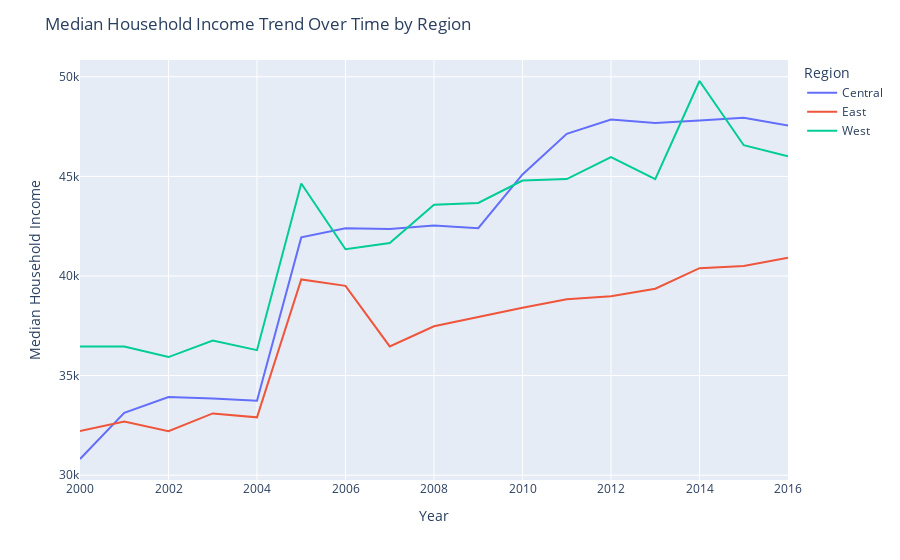

The cell this chart's notebook holds for it:
### Code cell
# # Line plot to show trends for Median Income over time
# fig = px.line(data, x='Year', y='median.household.income', color='State')
# fig.update_layout(title='Median Household Income Trend Over Time',
#                   xaxis_title='Year',
#                   yaxis_title='Median Household Income')
# fig.show()


# Group the data by Year and Region, and calculate the median household income for each group
grouped_data = data.groupby(['Year', 'Region'])['median.household.income'].median().reset_index()

# Create a line plot to show trends for Median Household Income over time by region
fig = px.line(grouped_data, x='Year', y='median.household.income', color='Region')
fig.update_layout(title='Median Household Income Trend Over Time by Region',
                  xaxis_title='Year',
                  yaxis_title='Median Household Income')
fig.show()

### Figure 1 — Plotly figure (JSON) as saved in the notebook; plotly's stock layout.template omitted (floating-point values rounded to 4 significant figures)
{"data": [{"hovertemplate": "Region=Central<br>Year=%{x}<br>median.household.income=%{y}<extra></extra>", "legendgroup": "Central", "line": {"color": "#636efa", "dash": "solid"}, "marker": {"symbol": "circle"}, "mode": "lines", "name": "Central", "orientation": "v", "showlegend": true, "type": "scatter", "x": [2000, 2001, 2002, 2003, 2004, 2005, 2006, 2007, 2008, 2009, 2010, 2011, 2012, 2013, 2014, 2015, 2016], "xaxis": "x", "y": [30813, 33133, 33922, 33851, 33740.0, 41938, 42397, 42360.0, 42534, 42397, 45097, 47137, 47851, 47675, 47810.0, 47946, 47555], "yaxis": "y"}, {"hovertemplate": "Region=East<br>Year=%{x}<br>median.household.income=%{y}<extra></extra>", "legendgroup": "East", "line": {"color": "#EF553B", "dash": "solid"}, "marker": {"symbol": "circle"}, "mode": "lines", "name": "East", "orientation": "v", "showlegend": true, "type": "scatter", "x": [2000, 2001, 2002, 2003, 2004, 2005, 2006, 2007, 2008, 2009, 2010, 2011, 2012, 2013, 2014, 2015, 2016], "xaxis": "x", "y": [32212, 32699, 32212, 33101, 32903, 39827, 39504, 36460.0, 37473, 37936, 38406, 38830.0, 38981, 39360, 40390, 40497, 40910], "yaxis": "y"}, {"hovertemplate": "Region=West<br>Year=%{x}<br>median.household.income=%{y}<extra></extra>", "legendgroup": "West", "line": {"color": "#00cc96", "dash": "solid"}, "marker": {"symbol": "circle"}, "mode": "lines", "name": "West", "orientation": "v", "showlegend": true, "type": "scatter", "x": [2000, 2001, 2002, 2003, 2004, 2005, 2006, 2007, 2008, 2009, 2010, 2011, 2012, 2013, 2014, 2015, 2016], "xaxis": "x", "y": [36461, 36461, 35930.0, 36758, 36275, 44640, 41340.0, 41660.0, 43581, 43665, 44792, 44866, 45962, 44866, 49787, 46564, 46010.0], "yaxis": "y"}], "layout": {"legend": {"title": {"text": "Region"}, "tracegroupgap": 0}, "margin": {"t": 60}, "title": {"text": "Median Household Income Trend Over Time by Region"}, "xaxis": {"anchor": "y", "domain": [0, 1], "title": {"text": "Year"}}, "yaxis": {"anchor": "x", "domain": [0, 1], "title": {"text": "Median Household Income"}}}}
